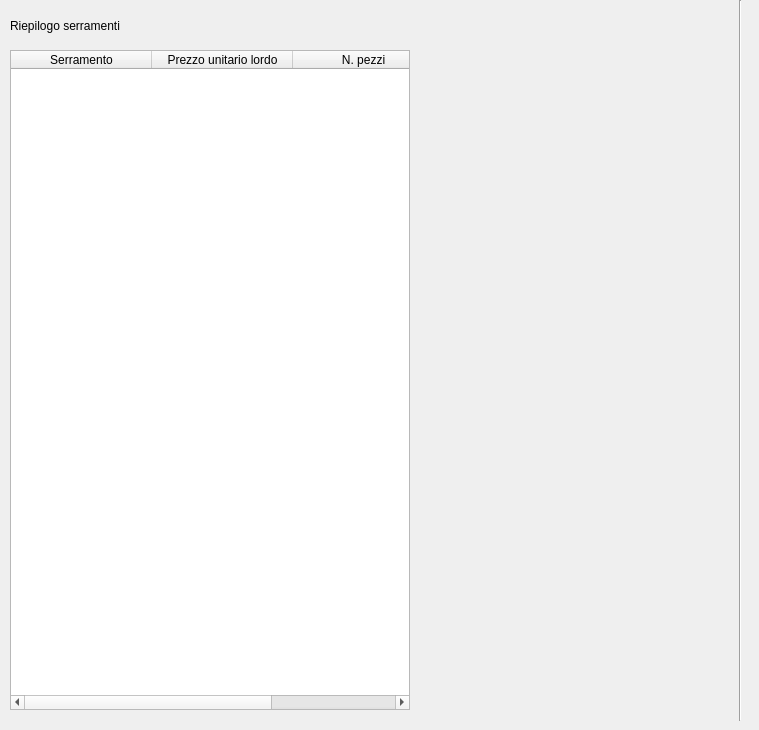
      <widget class="QWidget" name="scheda_totale">
       <attribute name="icon">
        <iconset>
         <normaloff>../Icone/Bottoni/calc.png</normaloff>../Icone/Bottoni/calc.png</iconset>
       </attribute>
       <attribute name="title">
        <string>Totale</string>
       </attribute>
       <widget class="QLabel" name="label_36">
        <property name="geometry">
         <rect>
          <x>10</x>
          <y>15</y>
          <width>121</width>
          <height>21</height>
         </rect>
        </property>
        <property name="font">
         <font>
          <weight>50</weight>
          <bold>false</bold>
         </font>
        </property>
        <property name="text">
         <string>Riepilogo serramenti</string>
        </property>
       </widget>
       <widget class="QTableWidget" name="tableWidget">
        <property name="geometry">
         <rect>
          <x>10</x>
          <y>50</y>
          <width>400</width>
          <height>660</height>
         </rect>
        </property>
        <property name="alternatingRowColors">
         <bool>true</bool>
        </property>
        <property name="sortingEnabled">
         <bool>true</bool>
        </property>
        <attribute name="horizontalHeaderDefaultSectionSize">
         <number>141</number>
        </attribute>
        <attribute name="verticalHeaderVisible">
         <bool>false</bool>
        </attribute>
        <column>
         <property name="text">
          <string>Serramento</string>
         </property>
        </column>
        <column>
         <property name="text">
          <string>Prezzo unitario lordo</string>
         </property>
        </column>
        <column>
         <property name="text">
          <string>N. pezzi</string>
         </property>
        </column>
       </widget>
       <widget class="Line" name="line_8">
        <property name="geometry">
         <rect>
          <x>730</x>
          <y>0</y>
          <width>20</width>
          <height>721</height>
         </rect>
        </property>
        <property name="orientation">
         <enum>Qt::Vertical</enum>
        </property>
       </widget>
      </widget>
